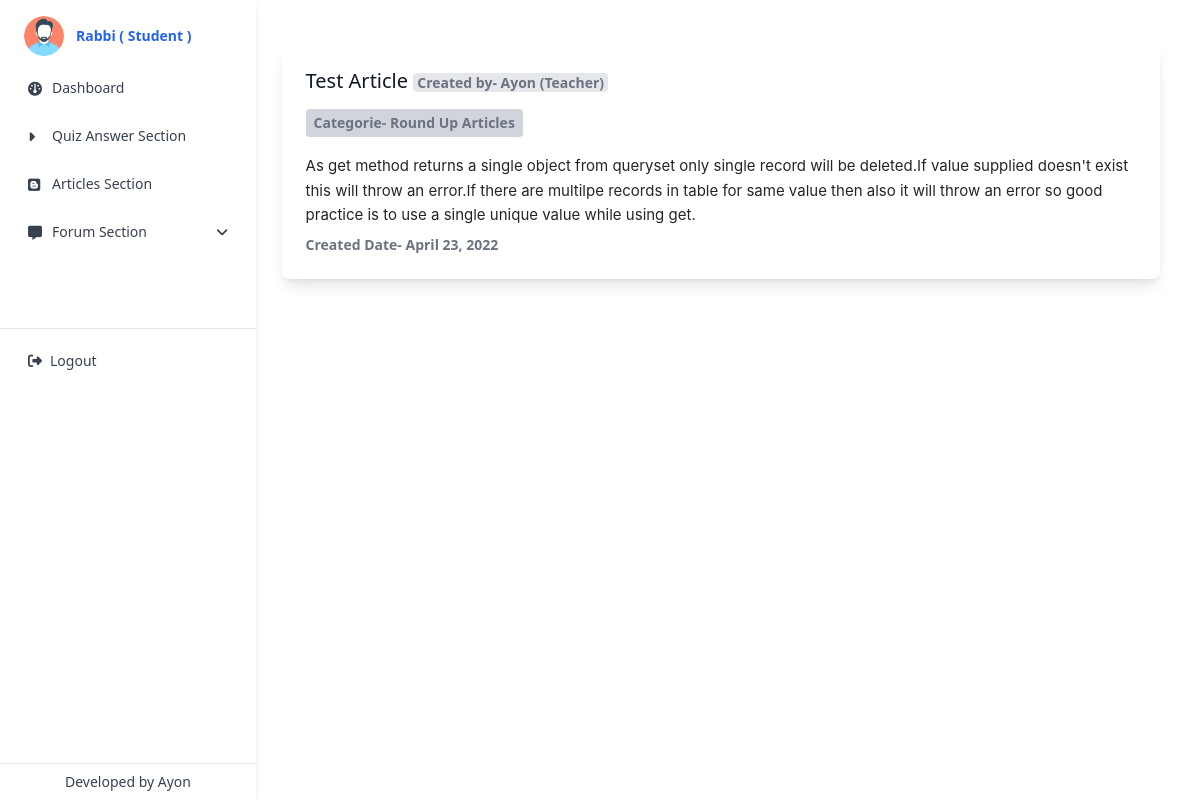
Page /studentarticledetailsview/3 (signed in) on the committed database.
### app_auth/models.py (models this page shows, shortened)
class CustomUser(AbstractUser):
    roleType = (
        ('', 'Please Select'),
        ('Student', 'Student'),
        ('Teacher', 'Teacher'),
    )
    role = models.CharField(max_length=255, choices=roleType, null=True, default=roleType[0][0], blank=True)
    phone = models.CharField(max_length=255, null=True, blank=True)
    verify = models.BooleanField(default=False, null=True)
    is_student = models.BooleanField(default=False, null=True)
    is_teacher = models.BooleanField(default=False, null=True)

class TeacherUploadArticles(models.Model):
    categoriesType = (
        ('', 'Please Select'),
        ('How To Articles', 'How To Articles'),
        ('List Articles', 'List Articles'),
        ('Round Up Articles', 'Round Up Articles'),
        ('Guide Articles', 'Guide Articles'),
        ('Comparison Articles', 'Comparison Articles'),
    )
    teacher = models.ForeignKey(CustomUser, on_delete=models.SET_NULL, null=True, related_name='Teacher')
    categories = models.CharField(max_length=255, null=True, choices=categoriesType, default=categoriesType[0][0])
    title = models.CharField(max_length=255, null=True)
    article = models.TextField(max_length=1080, null=True)
    created_at = models.DateField(auto_now_add=True)

### app_auth/views.py (the view)
# urls.py: path('studentarticledetailsview/<int:pk>', views.student_articles_details_view, name='studentarticledetailsview'),
@login_required(login_url='login')
@user_is_student
def student_articles_details_view(request, pk):
    role = request.user.role
    if role == 'Student':
        article_info = TeacherUploadArticles.objects.get(id=pk)
    context = {
        'article_info':article_info,
    }
    return render(request, 'app_auth/student_articles_view_details.html', context)

### templates/app_auth/student_articles_view_details.html (shortened to what this page needs)
{% extends 'app_auth/base.html' %}
{% block content %}
<div>
    <div class="flex justify-left mt-1">
        <div class="block p-6 rounded-lg shadow-lg bg-white max-w-screen-lg">
            <h5 class="text-gray-900 text-xl leading-tight font-medium mb-2">
                {{ article_info.title }}
                <span
                    class="rounded text-gray-500 bg-gray-200 font-semibold text-sm px-1 align-center w-max cursor-pointer active:bg-gray-300 transition duration-300 ease">
                    Created by- {{ article_info.teacher.username }} (Teacher)
                </span>
            </h5>
            <p class="text-gray-500 font-semibold text-sm mt-2 bg-gray-300 inline-block px-2 py-1 rounded">Categorie-
                {{article_info.categories}}</p>
            <p class="text-gray-700 text-base mb-4">
                {{ article_info.article|safe }}
            </p>
            <p class="text-gray-500 font-semibold text-sm mt-2">Created Date- {{article_info.created_at}}</p>
        </div>
    </div>
</div>
{% endblock content %}

### templates/app_auth/base.html (shortened to what this page needs)
{% load static %}
<!DOCTYPE html>
<html lang="en">
<head>
    <link rel="stylesheet" href="https://cdnjs.cloudflare.com/ajax/libs/font-awesome/6.0.0/css/all.min.css" />
    <link rel="stylesheet" href="https://cdn.jsdelivr.net/npm/tw-elements/dist/css/index.min.css" />
    <link rel="stylesheet" href="https://cdnjs.cloudflare.com/ajax/libs/font-awesome/6.1.1/css/all.min.css"
 />
    <link href="https://cdn.jsdelivr.net/npm/summernote@0.8.18/dist/summernote-lite.min.css" rel="stylesheet">
</head>
<body class="h-screen">
    {% with request.user.role as userRole %}
    <div class="grid grid-cols-10 gap-2 h-full">
        <div class="h-full shadow-md bg-white relative col-span-2 min-h-screen w-64 -translate-x-full md:translate-x-0 pt-8 md:pt-0"
            id="sidenavSecExample">
            <div class="pt-4 pb-2 px-6">
                <a href="{% url 'dashboard' %}">
                    <div class="flex items-center">
                        <div class="shrink-0">
                            <img src="{% static 'img/profile.png' %}" class="rounded-full w-10" alt="Avatar">
                        </div>
                        {% if request.user.is_authenticated %}
                        <div class="grow ml-3">
                            <p class="text-sm font-semibold text-blue-600">{{ request.user.username }} (
                                {{request.user.role}} )</p>
                        </div>
                        {% else %}
                        <div class="grow ml-3">
                            <p class="text-sm font-semibold text-blue-600">{{ request.user }}</p>
                        </div>
                        {% endif %}
                    </div>
                </a>
            </div>
            <ul class="relative px-1">
                {% if request.user.is_authenticated %}
                <li class="relative">
                    <a class="flex items-center text-sm py-4 px-6 h-12 overflow-hidden text-gray-700 text-ellipsis whitespace-nowrap rounded hover:text-blue-600 hover:bg-blue-50 transition duration-300 ease-in-out"
                        href="{% url 'dashboard' %}" data-mdb-ripple="true" data-mdb-ripple-color="primary">
                        <i class="fa-solid fa-gauge w-3 h-3 mr-3"></i>
                        <span>Dashboard</span>
                    </a>
                </li>
                {% endif %}
                {% if userRole == 'Student' %}
                <li class="relative">
                    <a class="flex items-center text-sm py-4 px-6 h-12 overflow-hidden text-gray-700 text-ellipsis whitespace-nowrap rounded hover:text-blue-600 hover:bg-blue-50 transition duration-300 ease-in-out"
                        href="{% url 'examlist' %}" data-mdb-ripple="true" data-mdb-ripple-color="primary">
                        <i class="fa-solid fa-caret-right w-3 h-3 mr-3"></i>
                        <span>Quiz Answer Section</span>
                    </a>
                </li>
                {% endif %}
                {% if userRole == 'Student' %}
                <li class="relative">
                    <a class="flex items-center text-sm py-4 px-6 h-12 overflow-hidden text-gray-700 text-ellipsis whitespace-nowrap rounded hover:text-blue-600 hover:bg-blue-50 transition duration-300 ease-in-out"
                        href="{% url 'studentarticlelistview' %}" data-mdb-ripple="true"
                        data-mdb-ripple-color="primary">
                        <i class="fa-brands fa-blogger w-3 h-3 mr-3"></i>
                        <span>Articles Section</span>
                    </a>
                </li>
                {% endif %}
                {% if userRole == 'Student' %}
                <li class="relative" id="sidenavXxEx2">
                    <a class="flex items-center text-sm py-4 px-6 h-12 overflow-hidden text-gray-700 text-ellipsis whitespace-nowrap rounded hover:text-blue-600 hover:bg-blue-50 transition duration-300 ease-in-out cursor-pointer"
                        data-mdb-ripple="true" data-mdb-ripple-color="primary" data-bs-toggle="collapse"
                        data-bs-target="#collapseSidenavXxEx2" aria-expanded="false"
                        aria-controls="collapseSidenavXxEx2">
                        <i class="fa-solid fa-message w-3 h-3 mr-3"></i>
                        <span>Forum Section</span>
                        <i class="fa-solid fa-angle-down w-3 h-3 ml-auto"></i>
                    </a>
                </li>
                {% endif %}
            </ul>
            <hr class="my-2">
            <ul class="relative px-1">
                {% if request.user.is_authenticated %}
                <li class="relative">
                    <a class="flex items-center text-sm py-4 px-6 h-12 overflow-hidden text-gray-700 text-ellipsis whitespace-nowrap rounded hover:text-blue-600 hover:bg-blue-50 transition duration-300 ease-in-out"
                        href="{% url 'logout' %}" data-mdb-ripple="true" data-mdb-ripple-color="primary"
                        onclick="return confirm('Are you sure to logout?');">
                        <i class="fa-solid fa-right-from-bracket"></i>
                        <span class="px-2">Logout</span>
                    </a>
                </li>
                {% endif %}
            </ul>
            <div class="text-center bottom-0 absolute w-full">
                <hr class="m-0">
                <p class="py-2 text-sm text-gray-700">Developed by <a href="https://ayon.cdesk.xyz/">Ayon</a></p>
            </div>
        </div>
        <div class="h-full p-10 col-span-8 overflow-y-auto">
            {% block content %}{% endblock content %}
        </div>
    </div>
    {% endwith%}
    <script src="https://cdn.tailwindcss.com"></script>
</body>
</html>

### rows in the picture
CustomUser: user.username "Rabbi", user.role "Student"
TeacherUploadArticles: title "Test Article", teacher.username "Ayon", categories "Round Up Articles", article "As get method returns a single object from queryset only single record will be deleted.If value supplied doesn't exist this will throw an error.If there are multilpe records in table for same value then also it will throw an error so good practice is to use a single unique value while using get.", created_at "April 23, 2022"
